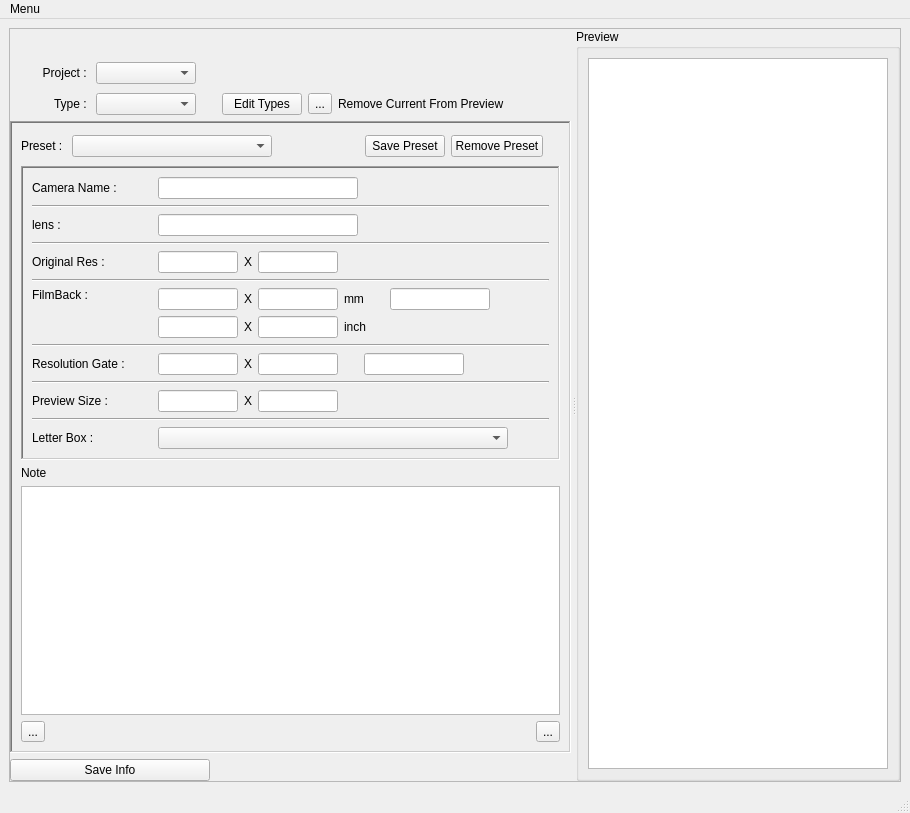
<?xml version="1.0" encoding="UTF-8"?>
<ui version="4.0">
 <class>MainWindow</class>
 <widget class="QMainWindow" name="MainWindow">
  <property name="geometry">
   <rect>
    <x>0</x>
    <y>0</y>
    <width>910</width>
    <height>813</height>
   </rect>
  </property>
  <property name="windowTitle">
   <string>MainWindow</string>
  </property>
  <property name="styleSheet">
   <string notr="true"/>
  </property>
  <widget class="QWidget" name="centralwidget">
   <layout class="QGridLayout" name="gridLayout_2">
    <item row="0" column="0">
     <widget class="QSplitter" name="splitter">
      <property name="sizePolicy">
       <sizepolicy hsizetype="Expanding" vsizetype="Preferred">
        <horstretch>0</horstretch>
        <verstretch>0</verstretch>
       </sizepolicy>
      </property>
      <property name="styleSheet">
       <string notr="true"/>
      </property>
      <property name="frameShape">
       <enum>QFrame::StyledPanel</enum>
      </property>
      <property name="frameShadow">
       <enum>QFrame::Sunken</enum>
      </property>
      <property name="lineWidth">
       <number>5</number>
      </property>
      <property name="midLineWidth">
       <number>5</number>
      </property>
      <property name="orientation">
       <enum>Qt::Horizontal</enum>
      </property>
      <property name="opaqueResize">
       <bool>true</bool>
      </property>
      <property name="handleWidth">
       <number>5</number>
      </property>
      <widget class="QWidget" name="layoutWidget">
       <layout class="QVBoxLayout" name="verticalLayout_2">
        <property name="sizeConstraint">
         <enum>QLayout::SetDefaultConstraint</enum>
        </property>
        <property name="topMargin">
         <number>30</number>
        </property>
        <item>
         <layout class="QHBoxLayout" name="horizontalLayout_12">
          <item>
           <widget class="QLabel" name="label_8">
            <property name="minimumSize">
             <size>
              <width>80</width>
              <height>0</height>
             </size>
            </property>
            <property name="maximumSize">
             <size>
              <width>80</width>
              <height>16777215</height>
             </size>
            </property>
            <property name="layoutDirection">
             <enum>Qt::LeftToRight</enum>
            </property>
            <property name="text">
             <string>Project : </string>
            </property>
            <property name="alignment">
             <set>Qt::AlignRight|Qt::AlignTrailing|Qt::AlignVCenter</set>
            </property>
           </widget>
          </item>
          <item>
           <widget class="QComboBox" name="project_comboBox">
            <property name="minimumSize">
             <size>
              <width>100</width>
              <height>0</height>
             </size>
            </property>
           </widget>
          </item>
          <item>
           <spacer name="horizontalSpacer_8">
            <property name="orientation">
             <enum>Qt::Horizontal</enum>
            </property>
            <property name="sizeHint" stdset="0">
             <size>
              <width>17</width>
              <height>28</height>
             </size>
            </property>
           </spacer>
          </item>
         </layout>
        </item>
        <item>
         <layout class="QHBoxLayout" name="horizontalLayout_7">
          <item>
           <widget class="QLabel" name="label_12">
            <property name="minimumSize">
             <size>
              <width>80</width>
              <height>0</height>
             </size>
            </property>
            <property name="maximumSize">
             <size>
              <width>80</width>
              <height>16777215</height>
             </size>
            </property>
            <property name="layoutDirection">
             <enum>Qt::LeftToRight</enum>
            </property>
            <property name="text">
             <string>Type : </string>
            </property>
            <property name="alignment">
             <set>Qt::AlignRight|Qt::AlignTrailing|Qt::AlignVCenter</set>
            </property>
           </widget>
          </item>
          <item>
           <widget class="QComboBox" name="type_comboBox">
            <property name="minimumSize">
             <size>
              <width>100</width>
              <height>0</height>
             </size>
            </property>
           </widget>
          </item>
          <item>
           <spacer name="horizontalSpacer_7">
            <property name="orientation">
             <enum>Qt::Horizontal</enum>
            </property>
            <property name="sizeType">
             <enum>QSizePolicy::Fixed</enum>
            </property>
            <property name="sizeHint" stdset="0">
             <size>
              <width>20</width>
              <height>14</height>
             </size>
            </property>
           </spacer>
          </item>
          <item>
           <widget class="QPushButton" name="editTypes_pushButton">
            <property name="text">
             <string>Edit Types</string>
            </property>
           </widget>
          </item>
          <item>
           <widget class="QToolButton" name="removeType_toolButton">
            <property name="text">
             <string>...</string>
            </property>
           </widget>
          </item>
          <item>
           <widget class="QLabel" name="label_16">
            <property name="text">
             <string>Remove Current From Preview</string>
            </property>
           </widget>
          </item>
          <item>
           <spacer name="horizontalSpacer_14">
            <property name="orientation">
             <enum>Qt::Horizontal</enum>
            </property>
            <property name="sizeHint" stdset="0">
             <size>
              <width>20</width>
              <height>14</height>
             </size>
            </property>
           </spacer>
          </item>
         </layout>
        </item>
        <item>
         <widget class="QFrame" name="frame_3">
          <property name="styleSheet">
           <string notr="true"/>
          </property>
          <property name="frameShape">
           <enum>QFrame::WinPanel</enum>
          </property>
          <property name="frameShadow">
           <enum>QFrame::Sunken</enum>
          </property>
          <layout class="QGridLayout" name="gridLayout_3">
           <item row="10" column="0">
            <widget class="QLabel" name="label_15">
             <property name="text">
              <string>Note</string>
             </property>
            </widget>
           </item>
           <item row="11" column="0">
            <widget class="QTextEdit" name="comment_textEdit"/>
           </item>
           <item row="5" column="0">
            <layout class="QHBoxLayout" name="horizontalLayout">
             <item>
              <widget class="QLabel" name="label">
               <property name="text">
                <string>Preset : </string>
               </property>
              </widget>
             </item>
             <item>
              <widget class="QComboBox" name="presetList_comboBox">
               <property name="minimumSize">
                <size>
                 <width>200</width>
                 <height>0</height>
                </size>
               </property>
              </widget>
             </item>
             <item>
              <spacer name="horizontalSpacer">
               <property name="orientation">
                <enum>Qt::Horizontal</enum>
               </property>
               <property name="sizeHint" stdset="0">
                <size>
                 <width>40</width>
                 <height>20</height>
                </size>
               </property>
              </spacer>
             </item>
             <item>
              <widget class="QPushButton" name="savePreset_pushButton">
               <property name="text">
                <string>Save Preset</string>
               </property>
              </widget>
             </item>
             <item>
              <widget class="QPushButton" name="removePreset_pushButton">
               <property name="text">
                <string>Remove Preset</string>
               </property>
              </widget>
             </item>
             <item>
              <spacer name="horizontalSpacer_6">
               <property name="orientation">
                <enum>Qt::Horizontal</enum>
               </property>
               <property name="sizeType">
                <enum>QSizePolicy::Fixed</enum>
               </property>
               <property name="sizeHint" stdset="0">
                <size>
                 <width>17</width>
                 <height>28</height>
                </size>
               </property>
              </spacer>
             </item>
            </layout>
           </item>
           <item row="9" column="0">
            <widget class="QFrame" name="frame">
             <property name="frameShape">
              <enum>QFrame::WinPanel</enum>
             </property>
             <property name="frameShadow">
              <enum>QFrame::Sunken</enum>
             </property>
             <layout class="QVBoxLayout" name="verticalLayout">
              <item>
               <layout class="QHBoxLayout" name="horizontalLayout_13">
                <item>
                 <widget class="QLabel" name="label_13">
                  <property name="minimumSize">
                   <size>
                    <width>120</width>
                    <height>0</height>
                   </size>
                  </property>
                  <property name="text">
                   <string>Camera Name :</string>
                  </property>
                 </widget>
                </item>
                <item>
                 <widget class="QLineEdit" name="cameraName_lineEdit">
                  <property name="sizePolicy">
                   <sizepolicy hsizetype="Fixed" vsizetype="Fixed">
                    <horstretch>0</horstretch>
                    <verstretch>0</verstretch>
                   </sizepolicy>
                  </property>
                  <property name="minimumSize">
                   <size>
                    <width>200</width>
                    <height>0</height>
                   </size>
                  </property>
                  <property name="styleSheet">
                   <string notr="true"/>
                  </property>
                 </widget>
                </item>
                <item>
                 <spacer name="horizontalSpacer_9">
                  <property name="orientation">
                   <enum>Qt::Horizontal</enum>
                  </property>
                  <property name="sizeHint" stdset="0">
                   <size>
                    <width>40</width>
                    <height>20</height>
                   </size>
                  </property>
                 </spacer>
                </item>
               </layout>
              </item>
              <item>
               <widget class="Line" name="line_6">
                <property name="orientation">
                 <enum>Qt::Horizontal</enum>
                </property>
               </widget>
              </item>
              <item>
               <layout class="QHBoxLayout" name="horizontalLayout_14">
                <item>
                 <widget class="QLabel" name="label_2">
                  <property name="minimumSize">
                   <size>
                    <width>120</width>
                    <height>0</height>
                   </size>
                  </property>
                  <property name="text">
                   <string>lens : </string>
                  </property>
                 </widget>
                </item>
                <item>
                 <widget class="QLineEdit" name="lens_lineEdit">
                  <property name="sizePolicy">
                   <sizepolicy hsizetype="Fixed" vsizetype="Fixed">
                    <horstretch>0</horstretch>
                    <verstretch>0</verstretch>
                   </sizepolicy>
                  </property>
                  <property name="minimumSize">
                   <size>
                    <width>200</width>
                    <height>0</height>
                   </size>
                  </property>
                 </widget>
                </item>
                <item>
                 <spacer name="horizontalSpacer_11">
                  <property name="orientation">
                   <enum>Qt::Horizontal</enum>
                  </property>
                  <property name="sizeHint" stdset="0">
                   <size>
                    <width>40</width>
                    <height>20</height>
                   </size>
                  </property>
                 </spacer>
                </item>
               </layout>
              </item>
              <item>
               <widget class="Line" name="line_3">
                <property name="orientation">
                 <enum>Qt::Horizontal</enum>
                </property>
               </widget>
              </item>
              <item>
               <layout class="QHBoxLayout" name="horizontalLayout_9">
                <item>
                 <widget class="QLabel" name="label_17">
                  <property name="minimumSize">
                   <size>
                    <width>120</width>
                    <height>0</height>
                   </size>
                  </property>
                  <property name="maximumSize">
                   <size>
                    <width>100</width>
                    <height>16777215</height>
                   </size>
                  </property>
                  <property name="text">
                   <string>Original Res :</string>
                  </property>
                 </widget>
                </item>
                <item>
                 <widget class="QLineEdit" name="plateSizeW_lineEdit">
                  <property name="sizePolicy">
                   <sizepolicy hsizetype="Fixed" vsizetype="Fixed">
                    <horstretch>0</horstretch>
                    <verstretch>0</verstretch>
                   </sizepolicy>
                  </property>
                  <property name="maximumSize">
                   <size>
                    <width>80</width>
                    <height>16777215</height>
                   </size>
                  </property>
                 </widget>
                </item>
                <item>
                 <widget class="QLabel" name="label_18">
                  <property name="text">
                   <string>X</string>
                  </property>
                 </widget>
                </item>
                <item>
                 <widget class="QLineEdit" name="plateSizeH_lineEdit">
                  <property name="sizePolicy">
                   <sizepolicy hsizetype="Fixed" vsizetype="Fixed">
                    <horstretch>0</horstretch>
                    <verstretch>0</verstretch>
                   </sizepolicy>
                  </property>
                  <property name="maximumSize">
                   <size>
                    <width>80</width>
                    <height>16777215</height>
                   </size>
                  </property>
                 </widget>
                </item>
                <item>
                 <spacer name="horizontalSpacer_15">
                  <property name="orientation">
                   <enum>Qt::Horizontal</enum>
                  </property>
                  <property name="sizeHint" stdset="0">
                   <size>
                    <width>102</width>
                    <height>20</height>
                   </size>
                  </property>
                 </spacer>
                </item>
               </layout>
              </item>
              <item>
               <widget class="Line" name="line_4">
                <property name="orientation">
                 <enum>Qt::Horizontal</enum>
                </property>
               </widget>
              </item>
              <item>
               <layout class="QHBoxLayout" name="horizontalLayout_3">
                <item>
                 <widget class="QLabel" name="label_3">
                  <property name="minimumSize">
                   <size>
                    <width>120</width>
                    <height>0</height>
                   </size>
                  </property>
                  <property name="maximumSize">
                   <size>
                    <width>100</width>
                    <height>16777215</height>
                   </size>
                  </property>
                  <property name="text">
                   <string>FilmBack : </string>
                  </property>
                  <property name="alignment">
                   <set>Qt::AlignLeading|Qt::AlignLeft|Qt::AlignTop</set>
                  </property>
                 </widget>
                </item>
                <item>
                 <widget class="QLineEdit" name="filmBackmmW_lineEdit">
                  <property name="sizePolicy">
                   <sizepolicy hsizetype="Fixed" vsizetype="Fixed">
                    <horstretch>0</horstretch>
                    <verstretch>0</verstretch>
                   </sizepolicy>
                  </property>
                  <property name="maximumSize">
                   <size>
                    <width>80</width>
                    <height>16777215</height>
                   </size>
                  </property>
                 </widget>
                </item>
                <item>
                 <widget class="QLabel" name="label_9">
                  <property name="text">
                   <string>X</string>
                  </property>
                 </widget>
                </item>
                <item>
                 <widget class="QLineEdit" name="filmBackmmH_lineEdit">
                  <property name="sizePolicy">
                   <sizepolicy hsizetype="Fixed" vsizetype="Fixed">
                    <horstretch>0</horstretch>
                    <verstretch>0</verstretch>
                   </sizepolicy>
                  </property>
                  <property name="maximumSize">
                   <size>
                    <width>80</width>
                    <height>16777215</height>
                   </size>
                  </property>
                 </widget>
                </item>
                <item>
                 <widget class="QLabel" name="label_5">
                  <property name="text">
                   <string>mm</string>
                  </property>
                 </widget>
                </item>
                <item>
                 <spacer name="horizontalSpacer_12">
                  <property name="orientation">
                   <enum>Qt::Horizontal</enum>
                  </property>
                  <property name="sizeType">
                   <enum>QSizePolicy::Fixed</enum>
                  </property>
                  <property name="sizeHint" stdset="0">
                   <size>
                    <width>20</width>
                    <height>20</height>
                   </size>
                  </property>
                 </spacer>
                </item>
                <item>
                 <widget class="QLineEdit" name="aspectRatio_lineEdit">
                  <property name="sizePolicy">
                   <sizepolicy hsizetype="Fixed" vsizetype="Fixed">
                    <horstretch>0</horstretch>
                    <verstretch>0</verstretch>
                   </sizepolicy>
                  </property>
                  <property name="maximumSize">
                   <size>
                    <width>100</width>
                    <height>16777215</height>
                   </size>
                  </property>
                 </widget>
                </item>
                <item>
                 <spacer name="horizontalSpacer_3">
                  <property name="orientation">
                   <enum>Qt::Horizontal</enum>
                  </property>
                  <property name="sizeHint" stdset="0">
                   <size>
                    <width>68</width>
                    <height>20</height>
                   </size>
                  </property>
                 </spacer>
                </item>
               </layout>
              </item>
              <item>
               <layout class="QHBoxLayout" name="horizontalLayout_4">
                <item>
                 <widget class="QLabel" name="label_14">
                  <property name="minimumSize">
                   <size>
                    <width>120</width>
                    <height>0</height>
                   </size>
                  </property>
                  <property name="maximumSize">
                   <size>
                    <width>100</width>
                    <height>16777215</height>
                   </size>
                  </property>
                  <property name="text">
                   <string/>
                  </property>
                  <property name="alignment">
                   <set>Qt::AlignLeading|Qt::AlignLeft|Qt::AlignTop</set>
                  </property>
                 </widget>
                </item>
                <item>
                 <widget class="QLineEdit" name="filmBackInchW_lineEdit">
                  <property name="sizePolicy">
                   <sizepolicy hsizetype="Fixed" vsizetype="Fixed">
                    <horstretch>0</horstretch>
                    <verstretch>0</verstretch>
                   </sizepolicy>
                  </property>
                  <property name="maximumSize">
                   <size>
                    <width>80</width>
                    <height>16777215</height>
                   </size>
                  </property>
                 </widget>
                </item>
                <item>
                 <widget class="QLabel" name="label_10">
                  <property name="text">
                   <string>X</string>
                  </property>
                 </widget>
                </item>
                <item>
                 <widget class="QLineEdit" name="filmBackInchH_lineEdit">
                  <property name="sizePolicy">
                   <sizepolicy hsizetype="Fixed" vsizetype="Fixed">
                    <horstretch>0</horstretch>
                    <verstretch>0</verstretch>
                   </sizepolicy>
                  </property>
                  <property name="maximumSize">
                   <size>
                    <width>80</width>
                    <height>16777215</height>
                   </size>
                  </property>
                 </widget>
                </item>
                <item>
                 <widget class="QLabel" name="label_4">
                  <property name="text">
                   <string>inch</string>
                  </property>
                 </widget>
                </item>
                <item>
                 <spacer name="horizontalSpacer_10">
                  <property name="orientation">
                   <enum>Qt::Horizontal</enum>
                  </property>
                  <property name="sizeHint" stdset="0">
                   <size>
                    <width>65</width>
                    <height>17</height>
                   </size>
                  </property>
                 </spacer>
                </item>
               </layout>
              </item>
              <item>
               <widget class="Line" name="line_5">
                <property name="orientation">
                 <enum>Qt::Horizontal</enum>
                </property>
               </widget>
              </item>
              <item>
               <layout class="QHBoxLayout" name="horizontalLayout_10">
                <item>
                 <widget class="QLabel" name="label_19">
                  <property name="minimumSize">
                   <size>
                    <width>120</width>
                    <height>0</height>
                   </size>
                  </property>
                  <property name="maximumSize">
                   <size>
                    <width>120</width>
                    <height>16777215</height>
                   </size>
                  </property>
                  <property name="layoutDirection">
                   <enum>Qt::LeftToRight</enum>
                  </property>
                  <property name="text">
                   <string>Resolution Gate :</string>
                  </property>
                  <property name="alignment">
                   <set>Qt::AlignLeading|Qt::AlignLeft|Qt::AlignVCenter</set>
                  </property>
                 </widget>
                </item>
                <item>
                 <widget class="QLineEdit" name="resGateW_lineEdit">
                  <property name="sizePolicy">
                   <sizepolicy hsizetype="Fixed" vsizetype="Fixed">
                    <horstretch>0</horstretch>
                    <verstretch>0</verstretch>
                   </sizepolicy>
                  </property>
                  <property name="maximumSize">
                   <size>
                    <width>80</width>
                    <height>16777215</height>
                   </size>
                  </property>
                 </widget>
                </item>
                <item>
                 <widget class="QLabel" name="label_20">
                  <property name="text">
                   <string>X</string>
                  </property>
                 </widget>
                </item>
                <item>
                 <widget class="QLineEdit" name="resGateH_lineEdit">
                  <property name="sizePolicy">
                   <sizepolicy hsizetype="Fixed" vsizetype="Fixed">
                    <horstretch>0</horstretch>
                    <verstretch>0</verstretch>
                   </sizepolicy>
                  </property>
                  <property name="maximumSize">
                   <size>
                    <width>80</width>
                    <height>16777215</height>
                   </size>
                  </property>
                 </widget>
                </item>
                <item>
                 <spacer name="horizontalSpacer_17">
                  <property name="orientation">
                   <enum>Qt::Horizontal</enum>
                  </property>
                  <property name="sizeType">
                   <enum>QSizePolicy::Fixed</enum>
                  </property>
                  <property name="sizeHint" stdset="0">
                   <size>
                    <width>20</width>
                    <height>20</height>
                   </size>
                  </property>
                 </spacer>
                </item>
                <item>
                 <widget class="QLineEdit" name="aspectRatioRG_lineEdit">
                  <property name="sizePolicy">
                   <sizepolicy hsizetype="Fixed" vsizetype="Fixed">
                    <horstretch>0</horstretch>
                    <verstretch>0</verstretch>
                   </sizepolicy>
                  </property>
                  <property name="maximumSize">
                   <size>
                    <width>100</width>
                    <height>16777215</height>
                   </size>
                  </property>
                 </widget>
                </item>
                <item>
                 <spacer name="horizontalSpacer_16">
                  <property name="orientation">
                   <enum>Qt::Horizontal</enum>
                  </property>
                  <property name="sizeHint" stdset="0">
                   <size>
                    <width>102</width>
                    <height>20</height>
                   </size>
                  </property>
                 </spacer>
                </item>
               </layout>
              </item>
              <item>
               <widget class="Line" name="line_7">
                <property name="orientation">
                 <enum>Qt::Horizontal</enum>
                </property>
               </widget>
              </item>
              <item>
               <layout class="QHBoxLayout" name="horizontalLayout_6">
                <item>
                 <widget class="QLabel" name="label_6">
                  <property name="minimumSize">
                   <size>
                    <width>120</width>
                    <height>0</height>
                   </size>
                  </property>
                  <property name="maximumSize">
                   <size>
                    <width>120</width>
                    <height>16777215</height>
                   </size>
                  </property>
                  <property name="layoutDirection">
                   <enum>Qt::LeftToRight</enum>
                  </property>
                  <property name="text">
                   <string>Preview Size :</string>
                  </property>
                  <property name="alignment">
                   <set>Qt::AlignLeading|Qt::AlignLeft|Qt::AlignVCenter</set>
                  </property>
                 </widget>
                </item>
                <item>
                 <widget class="QLineEdit" name="prvSizeW_lineEdit">
                  <property name="sizePolicy">
                   <sizepolicy hsizetype="Fixed" vsizetype="Fixed">
                    <horstretch>0</horstretch>
                    <verstretch>0</verstretch>
                   </sizepolicy>
                  </property>
                  <property name="maximumSize">
                   <size>
                    <width>80</width>
                    <height>16777215</height>
                   </size>
                  </property>
                 </widget>
                </item>
                <item>
                 <widget class="QLabel" name="label_11">
                  <property name="text">
                   <string>X</string>
                  </property>
                 </widget>
                </item>
                <item>
                 <widget class="QLineEdit" name="prvSizeH_lineEdit">
                  <property name="sizePolicy">
                   <sizepolicy hsizetype="Fixed" vsizetype="Fixed">
                    <horstretch>0</horstretch>
                    <verstretch>0</verstretch>
                   </sizepolicy>
                  </property>
                  <property name="maximumSize">
                   <size>
                    <width>80</width>
                    <height>16777215</height>
                   </size>
                  </property>
                 </widget>
                </item>
                <item>
                 <spacer name="horizontalSpacer_4">
                  <property name="orientation">
                   <enum>Qt::Horizontal</enum>
                  </property>
                  <property name="sizeHint" stdset="0">
                   <size>
                    <width>102</width>
                    <height>20</height>
                   </size>
                  </property>
                 </spacer>
                </item>
               </layout>
              </item>
              <item>
               <widget class="Line" name="line_8">
                <property name="orientation">
                 <enum>Qt::Horizontal</enum>
                </property>
               </widget>
              </item>
              <item>
               <layout class="QHBoxLayout" name="horizontalLayout_8">
                <item>
                 <widget class="QLabel" name="label_7">
                  <property name="minimumSize">
                   <size>
                    <width>120</width>
                    <height>0</height>
                   </size>
                  </property>
                  <property name="maximumSize">
                   <size>
                    <width>120</width>
                    <height>16777215</height>
                   </size>
                  </property>
                  <property name="layoutDirection">
                   <enum>Qt::LeftToRight</enum>
                  </property>
                  <property name="text">
                   <string>Letter Box :</string>
                  </property>
                  <property name="alignment">
                   <set>Qt::AlignLeading|Qt::AlignLeft|Qt::AlignVCenter</set>
                  </property>
                 </widget>
                </item>
                <item>
                 <widget class="QComboBox" name="letterBox_comboBox">
                  <property name="minimumSize">
                   <size>
                    <width>350</width>
                    <height>0</height>
                   </size>
                  </property>
                 </widget>
                </item>
                <item>
                 <spacer name="horizontalSpacer_13">
                  <property name="orientation">
                   <enum>Qt::Horizontal</enum>
                  </property>
                  <property name="sizeHint" stdset="0">
                   <size>
                    <width>40</width>
                    <height>20</height>
                   </size>
                  </property>
                 </spacer>
                </item>
               </layout>
              </item>
             </layout>
            </widget>
           </item>
           <item row="12" column="0">
            <layout class="QHBoxLayout" name="horizontalLayout_11">
             <item>
              <widget class="QToolButton" name="addCamera_toolButton">
               <property name="text">
                <string>...</string>
               </property>
               <property name="iconSize">
                <size>
                 <width>35</width>
                 <height>35</height>
                </size>
               </property>
              </widget>
             </item>
             <item>
              <spacer name="horizontalSpacer_2">
               <property name="orientation">
                <enum>Qt::Horizontal</enum>
               </property>
               <property name="sizeHint" stdset="0">
                <size>
                 <width>40</width>
                 <height>20</height>
                </size>
               </property>
              </spacer>
             </item>
             <item>
              <widget class="QToolButton" name="clearPreview_toolButton">
               <property name="text">
                <string>...</string>
               </property>
               <property name="iconSize">
                <size>
                 <width>35</width>
                 <height>35</height>
                </size>
               </property>
              </widget>
             </item>
            </layout>
           </item>
          </layout>
          <zorder>frame</zorder>
          <zorder>label_15</zorder>
          <zorder>comment_textEdit</zorder>
          <zorder></zorder>
          <zorder></zorder>
         </widget>
        </item>
        <item>
         <layout class="QHBoxLayout" name="horizontalLayout_2">
          <item>
           <widget class="QPushButton" name="saveInfo_pushButton">
            <property name="sizePolicy">
             <sizepolicy hsizetype="Fixed" vsizetype="Fixed">
              <horstretch>0</horstretch>
              <verstretch>0</verstretch>
             </sizepolicy>
            </property>
            <property name="minimumSize">
             <size>
              <width>200</width>
              <height>0</height>
             </size>
            </property>
            <property name="text">
             <string>Save Info</string>
            </property>
           </widget>
          </item>
          <item>
           <spacer name="horizontalSpacer_5">
            <property name="orientation">
             <enum>Qt::Horizontal</enum>
            </property>
            <property name="sizeHint" stdset="0">
             <size>
              <width>228</width>
              <height>20</height>
             </size>
            </property>
           </spacer>
          </item>
         </layout>
        </item>
       </layout>
      </widget>
      <widget class="QGroupBox" name="groupBox_2">
       <property name="sizePolicy">
        <sizepolicy hsizetype="Preferred" vsizetype="Preferred">
         <horstretch>0</horstretch>
         <verstretch>0</verstretch>
        </sizepolicy>
       </property>
       <property name="title">
        <string>Preview</string>
       </property>
       <layout class="QGridLayout" name="gridLayout">
        <item row="0" column="0">
         <widget class="QTextBrowser" name="infoPreview_textBrowser">
          <property name="minimumSize">
           <size>
            <width>300</width>
            <height>0</height>
           </size>
          </property>
          <property name="styleSheet">
           <string notr="true"/>
          </property>
          <property name="html">
           <string>&lt;!DOCTYPE HTML PUBLIC &quot;-//W3C//DTD HTML 4.0//EN&quot; &quot;http://www.w3.org/TR/REC-html40/strict.dtd&quot;&gt;
&lt;html&gt;&lt;head&gt;&lt;meta name=&quot;qrichtext&quot; content=&quot;1&quot; /&gt;&lt;style type=&quot;text/css&quot;&gt;
p, li { white-space: pre-wrap; }
&lt;/style&gt;&lt;/head&gt;&lt;body style=&quot; font-family:'Cantarell'; font-size:11pt; font-weight:400; font-style:normal;&quot;&gt;
&lt;p style=&quot;-qt-paragraph-type:empty; margin-top:0px; margin-bottom:0px; margin-left:0px; margin-right:0px; -qt-block-indent:0; text-indent:0px;&quot;&gt;&lt;br /&gt;&lt;/p&gt;&lt;/body&gt;&lt;/html&gt;</string>
          </property>
         </widget>
        </item>
       </layout>
      </widget>
     </widget>
    </item>
   </layout>
  </widget>
  <widget class="QMenuBar" name="menubar">
   <property name="geometry">
    <rect>
     <x>0</x>
     <y>0</y>
     <width>910</width>
     <height>27</height>
    </rect>
   </property>
   <property name="defaultUp">
    <bool>false</bool>
   </property>
   <widget class="QMenu" name="menuMenu">
    <property name="tearOffEnabled">
     <bool>true</bool>
    </property>
    <property name="title">
     <string>Menu</string>
    </property>
    <property name="separatorsCollapsible">
     <bool>false</bool>
    </property>
    <addaction name="actionEdit_Types"/>
   </widget>
   <addaction name="menuMenu"/>
  </widget>
  <widget class="QStatusBar" name="statusbar"/>
  <action name="actionEdit_Types">
   <property name="text">
    <string>Edit Types</string>
   </property>
  </action>
 </widget>
 <resources/>
 <connections/>
</ui>
